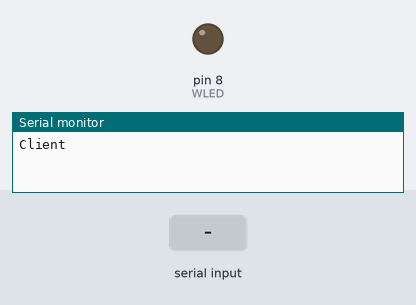
The sketch below on a simulated Arduino Uno, built with avr-gcc and run on an emulated ATmega328P. Parts: output pins drawn as LEDs (lit = HIGH), the last lines printed to the serial monitor. The test bench sets the inputs (shaded band).

Above: at 3.0 s.
3.1 s: "G1" received over Serial
At 6.3 s:
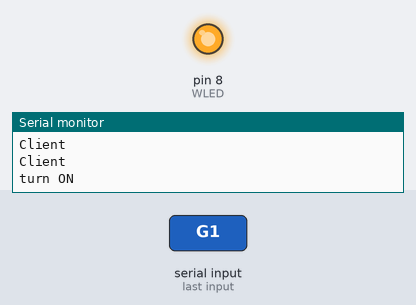
Timing chart, 0 to 7.8 s (numbered marks = the images above; inputs shaded):
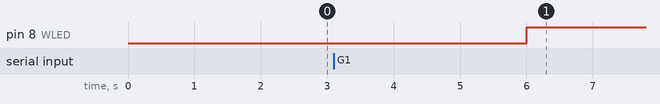

Measured:
- after the input at 3.1 s, pin 8 (WLED): LOW → HIGH after 2.9 s

The sketch:

xbee_Simple_TxRx.ino
```cpp
/**
 * Simple xBee comunication example
 * by Jaime Patarroyo
 *
 * communicates two Wiring boards using xBee's modules,
 * pressing the button attached  to one Wiring, will
 * light the board LED (48 for Wiring 1.0 boards, pin
 * 15 for Wiring S) on the other board.
 */

// digital pin to attach the switch
int WLED = 8;

// variable to store the data received
char data;

void setup()
{
  // Starts serial communication
  Serial.begin(9600);
  // set pin as output
  pinMode(WLED, OUTPUT);
  digitalWrite(WLED, LOW);
}

boolean is_client=true;
void loop()
{
  // if the switch is pressed

  // send the character 'a' though the xBee

  if (is_client)
    Serial.println("Client");
  else
    Serial.println("Server");

  delay(2000);
  Serial.flush();

  //Serial.write("6611318006743110");

  // if data available
  if (Serial.available())
  {
    // read data
    //data = Serial.read();
    String name=Serial.readString();
    //Serial.print("name="+name);
    // if data received is 'a'
    if (name == "G1")
    {
      // turn ON the board LED
      digitalWrite(WLED, HIGH);
      Serial.print("turn ON");
    }
    else
    {
      // if not turn if OFF
      digitalWrite(WLED, LOW);
      Serial.print("turn OFF");
    }
  }

  // wait 100ms
  delay(1000);
}
```
